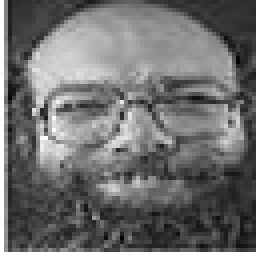
#> input picture 人脸识别/Python实现PCA和KNN人脸识别模型(PCA和KNeighborsClassifier算法)项目实战/data/18_1.jpg, 64 x 64 px (shown 4 times larger); its folder holds 2 pictures in this run
$ python PCA.py
#> lines starting #> are read from the running program, lines starting #| are printed output that depends on the picture
import os
import warnings
from PIL import Image
import numpy as np
import pandas as pd
from sklearn.model_selection import train_test_split
from sklearn.decomposition import PCA
from sklearn.neighbors import KNeighborsClassifier
from sklearn.metrics import precision_score, recall_score, f1_score, accuracy_score
from sklearn.metrics import classification_report
from sklearn.model_selection import GridSearchCV
import matplotlib.pyplot as plt

warnings.filterwarnings("ignore")

names = os.listdir('data')  # 读取data文件夹下面的名称

# 空列表：存放每一张人脸图片的灰度值
X = []
for i in names:
    img = Image.open('data//' + i) # 读图
#> img is the input picture: PIL image 64x64 RGB; min 0, max 255, mean 110.8
    img = img.convert('L') # 灰度转换
#> img: PIL image 64x64 L
    img = img.resize((32, 32)) # 调整大小
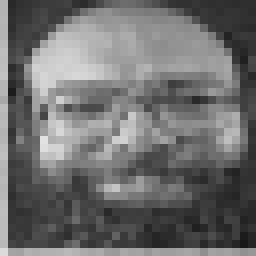
#> img: PIL image 32x32 L (shown 8 times larger); min 23, max 226, mean 110.2
    arr = np.array(img) # 转为数组
    X.append(arr.reshape(1, -1).flatten().tolist()) # 添加
#> pass 2 of the loop `for i in names:`:
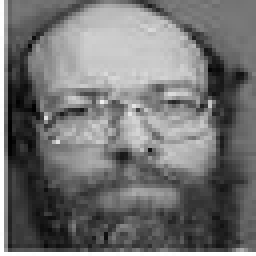
#> input picture 人脸识别/Python实现PCA和KNN人脸识别模型(PCA和KNeighborsClassifier算法)项目实战/data/18_2.jpg, 64 x 64 px (shown 4 times larger)
#> img is the input picture: PIL image 64x64 RGB; min 0, max 255, mean 115.5
#> `img = img.resize((32, 32))`:
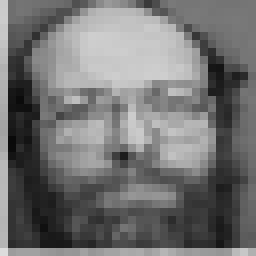
#> img: PIL image 32x32 L (shown 8 times larger); min 10, max 220, mean 114.8
    # arr.reshape(1, -1)：将原始的二维数组 arr 重排成一个新的形状为 (1, -1) 的二维数组。
    # 这里的 -1 表示这一维的大小由数组的大小和另一维的大小推断出来，即保持数组的原有形状。
    # .flatten()：将数组展平为一维数组。
    # .tolist()：转换为列表对象。

X = pd.DataFrame(X)  # 构建DataFrame数据框
#> X = table of 2 rows and 1024 columns

print('DataFrame数据框所有图片灰度值:')
# 每一行数据为每张图片的每个像素点对应的灰度值。
print(X)
#> (printed output is left out)
print('\n\n数据集形状:')
print(X.shape)
#| (2, 1024)

# 目标变量
y = []
for i in names:
    img = Image.open('data//' + i)
    y.append(int(i.split('_')[0]))  # 第一张图片的目标变量读取
#> pass 2 of the loop `for i in names:`:

print('\n\n目标变量列表:')
print(y)

# 划分训练集和测试集
X_train, X_test, y_train, y_test = train_test_split(X, y, test_size=0.2, random_state=42)
#> X_train = table of 1 rows and 1024 columns; X_test = table of 1 rows and 1024 columns; y_train = [18]; y_test = [18]
# random_state 随机种子

# 运行PCA模型并绘制解释方差比率图
pca = PCA()
pca.fit(X_train)
explained_variance_ratio = pca.explained_variance_ratio_
cumulative_variance_ratio = np.cumsum(explained_variance_ratio)

plt.plot(cumulative_variance_ratio)
plt.xlabel('Number of Components')
plt.ylabel('Cumulative Explained Variance')
plt.title('Explained Variance Ratio')
plt.grid()
plt.show()
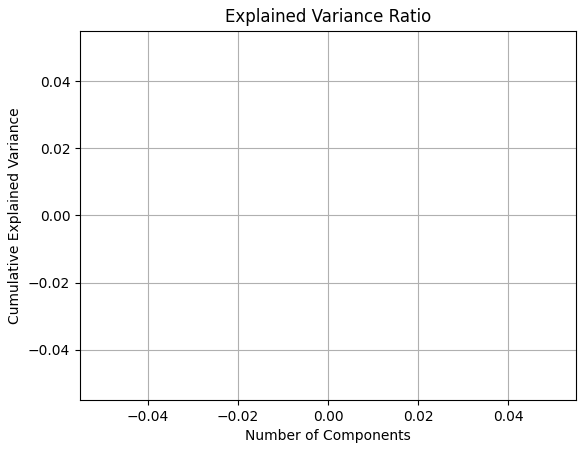
#> figure drawn by matplotlib, 1 panel

# 选择解释方差比率累积达到95%时的主成分数量
n_components = np.argmax(cumulative_variance_ratio >= 0.95) + 1
print("\n最合适的PCA主成分数量:",n_components)
# 使用选定的主成分数量重新运行PCA模型
pca = PCA(n_components=n_components)
pca.fit(X_train)

# # 赋值PCA模型
# pca = PCA(n_components=100)
# # 参数意义：即将这1024个特征进行线性组合，生成互不相关的100个新特征
# pca.fit(X_train)  # 使用训练集的特征数据拟合PCA模型

# 使用拟合好的PCA模型对数据集的特征数据进行降维
X_train_pca = pca.transform(X_train)  # 训练集
#> X_train_pca = [0]
X_test_pca = pca.transform(X_test)  # 测试集
#> X_test_pca = [23]

print('\n降维后的训练集形状:')
print(X_train_pca.shape)
#| (1, 1)
print('降维后的测试集形状:')
print(X_test_pca.shape)
#| (1, 1)

# # 降维后的训练集前5行
# print(pd.DataFrame(X_train_pca).head())
# print(pd.DataFrame(X_test_pca).head())

# 特征向量
V = pca.components_
print('\nV.shape:', V.shape)
# 创建画布和子图对象
fig, axes = plt.subplots(10, 10, figsize=(15, 15))
# 填充图像
for i, ax in enumerate(axes.flat):
    if i < len(V):  # 确保索引不超出数组长度
        ax.imshow(V[i, :].reshape(32, 32), cmap="gray")
        ax.tick_params(axis='both', which='both', bottom=False, top=False, left=False, right=False,
                       labelbottom=False, labelleft=False)
    else:
        ax.axis('off')  # 关闭多余的子图
plt.show()
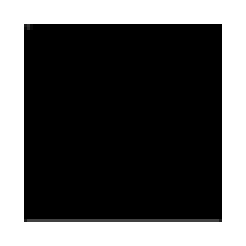
#> figure drawn by matplotlib, 1 panel

# 构建PCA人脸识别模型 构建KNN
# 定义KNN模型的参数网格
param_grid = {
    'n_neighbors': [1, 2, 3, 4, 5, 6, 7, 8, 9, 10],
    'weights': ['uniform', 'distance'],
    'metric': ['euclidean', 'manhattan']
}

# 创建GridSearchCV对象
grid_search = GridSearchCV(KNeighborsClassifier(), param_grid, cv=5)

# 执行网格搜索
#> (the run stopped early here; a loop or call above may not have finished)
